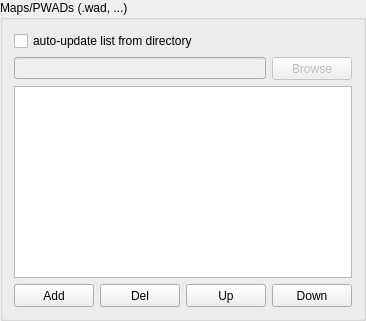
       <widget class="QGroupBox" name="PWADs_grpbox">
        <property name="sizePolicy">
         <sizepolicy hsizetype="MinimumExpanding" vsizetype="Expanding">
          <horstretch>0</horstretch>
          <verstretch>0</verstretch>
         </sizepolicy>
        </property>
        <property name="minimumSize">
         <size>
          <width>212</width>
          <height>0</height>
         </size>
        </property>
        <property name="toolTip">
         <string>&lt;html&gt;&lt;head/&gt;&lt;body&gt;&lt;p&gt;PWAD mean Patch WAD. It is a file, that contains only some data, which overwrite the original data from IWAD. These files usually contain new maps. Example is AV.wad, D2RELOAD.wad, ETERNALL.wad, StarDoom.wad, ... This field works the same way as Mods, only the PWADs are loaded earlier.&lt;/p&gt;&lt;/body&gt;&lt;/html&gt;</string>
        </property>
        <property name="title">
         <string>Maps/PWADs (.wad, ...)</string>
        </property>
        <layout class="QVBoxLayout" name="verticalLayout_9">
         <item>
          <widget class="QCheckBox" name="autoUpdPWADs_chkbox">
           <property name="minimumSize">
            <size>
             <width>0</width>
             <height>17</height>
            </size>
           </property>
           <property name="toolTip">
            <string>&lt;html&gt;&lt;head/&gt;&lt;body&gt;&lt;p&gt;This will make the list of PWADs automatically load and update from an existing directory with PWAD files.&lt;/p&gt;&lt;/body&gt;&lt;/html&gt;</string>
           </property>
           <property name="text">
            <string>auto-update list from directory</string>
           </property>
          </widget>
         </item>
         <item>
          <layout class="QHBoxLayout" name="horizontalLayout_7">
           <item>
            <widget class="QLineEdit" name="PWADsDir_line">
             <property name="enabled">
              <bool>false</bool>
             </property>
             <property name="minimumSize">
              <size>
               <width>0</width>
               <height>20</height>
              </size>
             </property>
            </widget>
           </item>
           <item>
            <widget class="QPushButton" name="browsePWADs_btn">
             <property name="enabled">
              <bool>false</bool>
             </property>
             <property name="minimumSize">
              <size>
               <width>50</width>
               <height>23</height>
              </size>
             </property>
             <property name="text">
              <string>Browse</string>
             </property>
            </widget>
           </item>
          </layout>
         </item>
         <item>
          <widget class="QListWidget" name="PWADs_list"/>
         </item>
         <item>
          <layout class="QHBoxLayout" name="horizontalLayout_8">
           <item>
            <widget class="QPushButton" name="addPWAD_btn">
             <property name="minimumSize">
              <size>
               <width>40</width>
               <height>23</height>
              </size>
             </property>
             <property name="text">
              <string>Add</string>
             </property>
            </widget>
           </item>
           <item>
            <widget class="QPushButton" name="delPWAD_btn">
             <property name="minimumSize">
              <size>
               <width>40</width>
               <height>23</height>
              </size>
             </property>
             <property name="text">
              <string>Del</string>
             </property>
            </widget>
           </item>
           <item>
            <widget class="QPushButton" name="upPWAD_btn">
             <property name="minimumSize">
              <size>
               <width>40</width>
               <height>23</height>
              </size>
             </property>
             <property name="text">
              <string>Up</string>
             </property>
            </widget>
           </item>
           <item>
            <widget class="QPushButton" name="downPWAD_btn">
             <property name="minimumSize">
              <size>
               <width>40</width>
               <height>23</height>
              </size>
             </property>
             <property name="text">
              <string>Down</string>
             </property>
            </widget>
           </item>
          </layout>
         </item>
        </layout>
       </widget>
